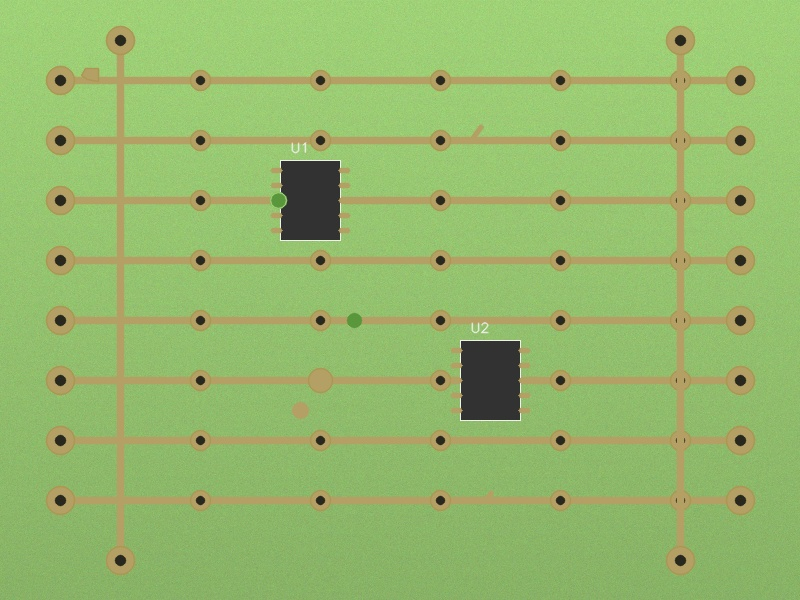
#> input picture data/samples/board_01_simple.jpg, 800 x 600 px
$ python -i preprocess.py   (imports and definitions only)
#> lines starting #> are read from the running program, lines starting #| are printed output that depends on the picture
"""Image preprocessing utilities for PCB defect detection.

PCB images often have low contrast, making subtle defects (spurs, open circuits)
hard to detect.  The functions here can be applied before inference to improve
detection accuracy on difficult images.
"""

import cv2
import numpy as np
from typing import Tuple


def enhance_contrast(image: np.ndarray) -> np.ndarray:
    """Apply CLAHE contrast enhancement (useful for low-contrast PCB images).

    Args:
        image: RGB image as uint8 numpy array (H, W, 3).

    Returns:
        Contrast-enhanced RGB image (uint8).
    """
    if image.dtype == np.float32 or image.dtype == np.float64:
        image = (image * 255).astype(np.uint8)

    lab = cv2.cvtColor(image, cv2.COLOR_RGB2LAB)
#> lab: shape (600, 800, 3); mean of channels 0, 1, 2 181.1, 102.6, 163.5
    l, a, b = cv2.split(lab)
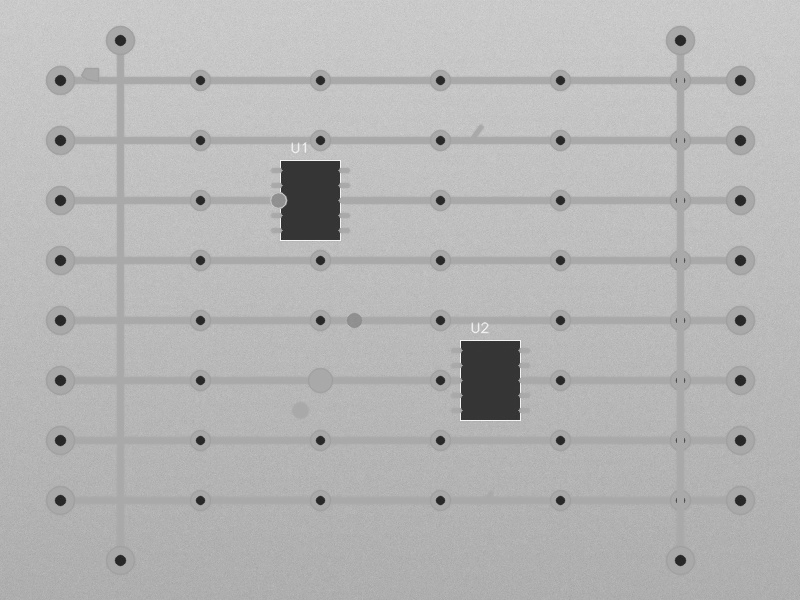
#> l: shape (600, 800); min 35, max 249, mean 181.1
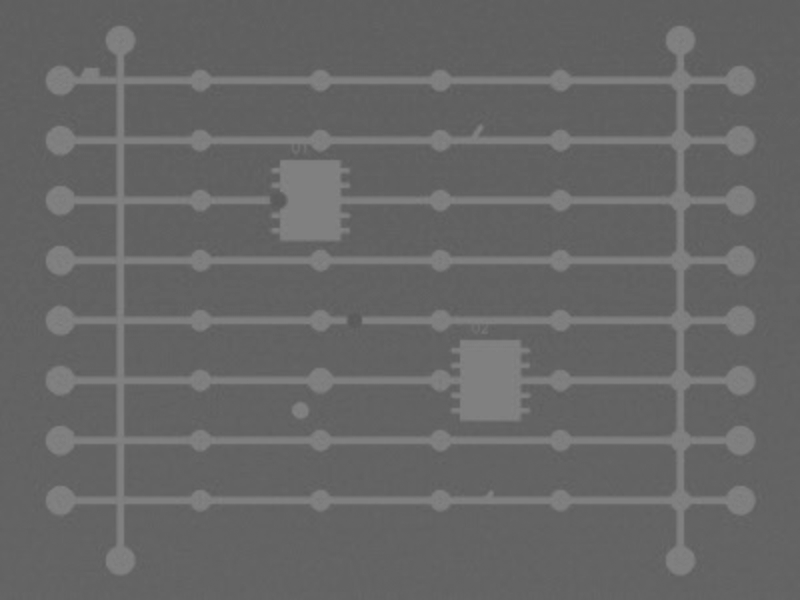
#> a: shape (600, 800); min 88, max 133, mean 102.6
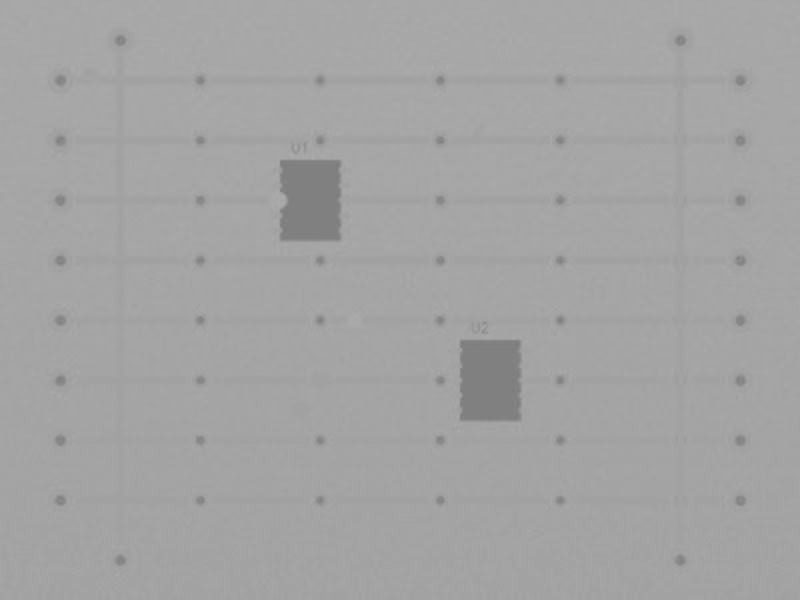
#> b: shape (600, 800); min 123, max 172, mean 163.5

    clahe = cv2.createCLAHE(clipLimit=2.0, tileGridSize=(8, 8))
    l_enhanced = clahe.apply(l)
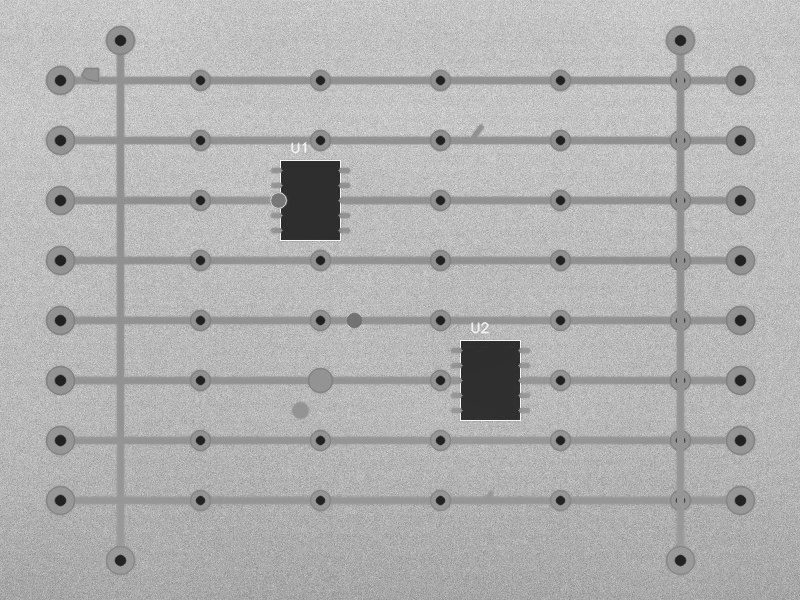
#> l_enhanced: shape (600, 800); min 27, max 251, mean 176.1

    lab_enhanced = cv2.merge((l_enhanced, a, b))
#> lab_enhanced: shape (600, 800, 3); mean of channels 0, 1, 2 176.1, 102.6, 163.5
    return cv2.cvtColor(lab_enhanced, cv2.COLOR_LAB2RGB)
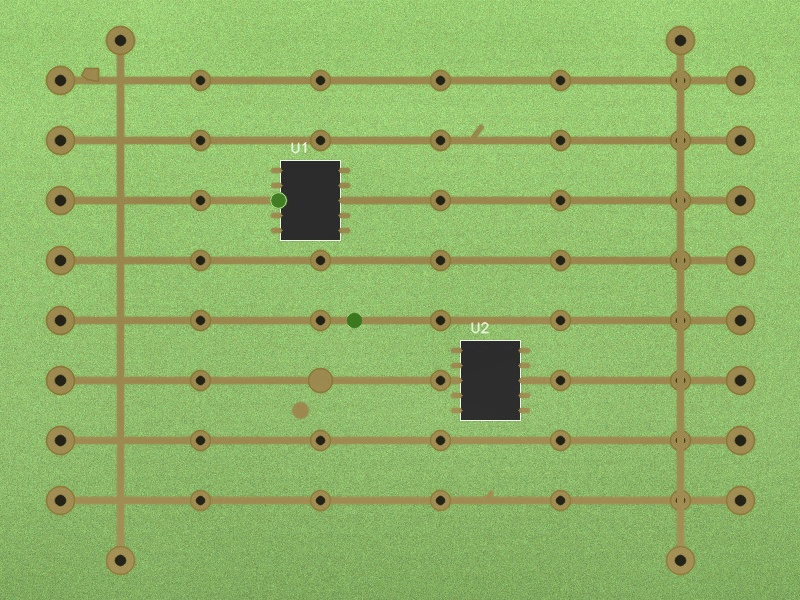
#> returned value: shape (600, 800, 3); mean R, G, B 143.7, 180.1, 102.4


def denoise(image: np.ndarray) -> np.ndarray:
    """Lightweight denoising (Gaussian + median blur).

    Args:
        image: RGB image as uint8 numpy array (H, W, 3).

    Returns:
        Denoised RGB image (uint8).
    """
    if image.dtype == np.float32 or image.dtype == np.float64:
        image = (image * 255).astype(np.uint8)

    image = cv2.GaussianBlur(image, (5, 5), 0)
    image = cv2.medianBlur(image, 3)
    return image


def resize_image(
    image: np.ndarray,
    target_size: Tuple[int, int] = (640, 640),
) -> np.ndarray:
    """Resize an image to the target size (RGB, uint8 or float32)."""
    return cv2.resize(image, target_size)

>>> import cv2
>>> picture = cv2.cvtColor(cv2.imread('../data/samples/board_01_simple.jpg'), cv2.COLOR_BGR2RGB)
>>> result = enhance_contrast(picture)

$ run again, on data/samples/board_02_grid.jpg
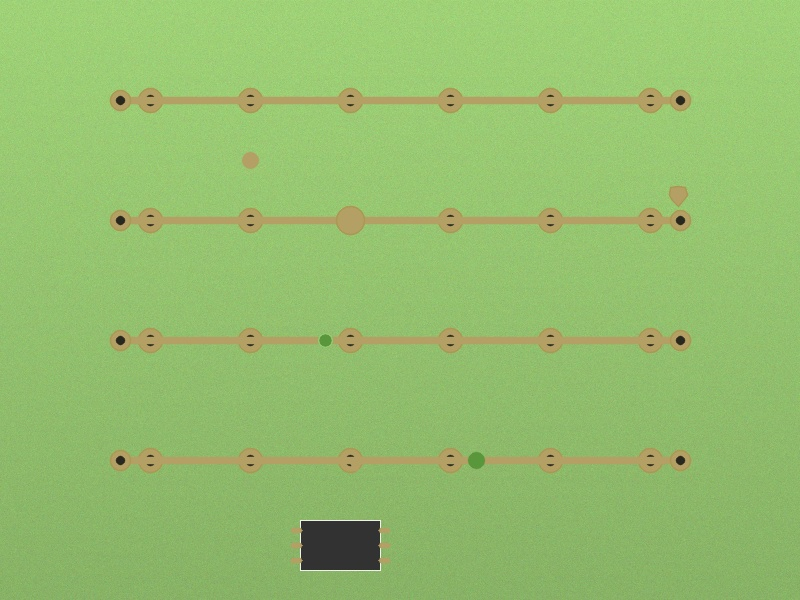
#> input picture data/samples/board_02_grid.jpg, 800 x 600 px
#> lab: shape (600, 800, 3); mean of channels 0, 1, 2 185.1, 99.9, 164.4
#> in enhance_contrast, `l_enhanced = clahe.apply(l)`:
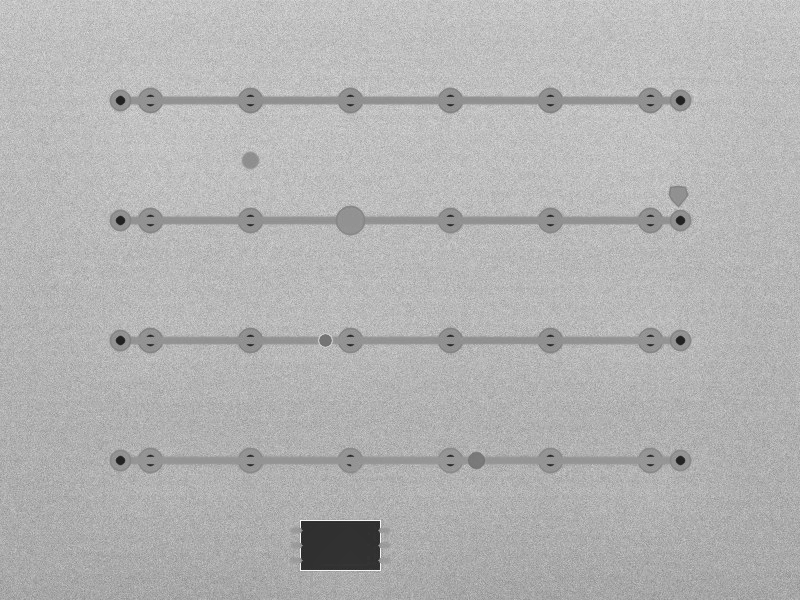
#> l_enhanced: shape (600, 800); min 29, max 250, mean 179
#> lab_enhanced: shape (600, 800, 3); mean of channels 0, 1, 2 179, 99.9, 164.4
#> in enhance_contrast, `return cv2.cvtColor(lab_enhanced, cv2.COLOR_LAB2RGB)`:
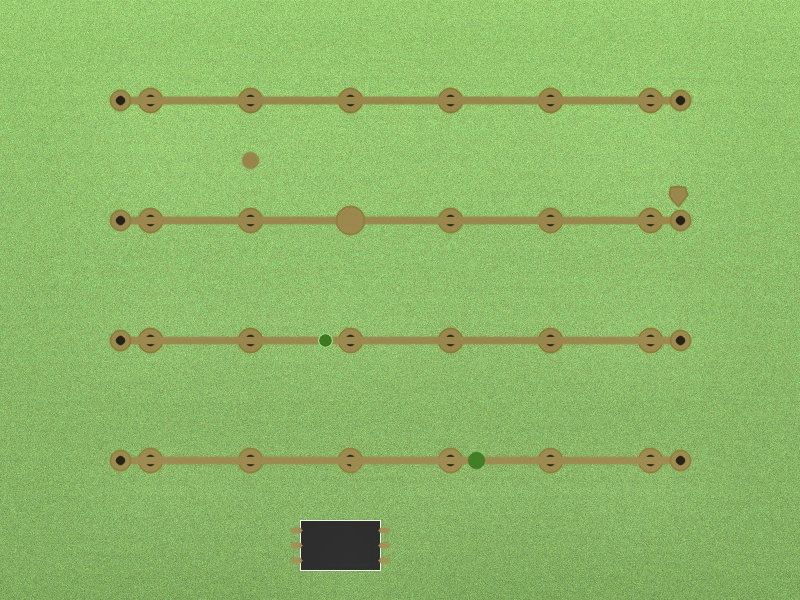
#> returned value: shape (600, 800, 3); mean R, G, B 142, 184.2, 103.4

$ run again, on data/samples/board_03_vertical.jpg
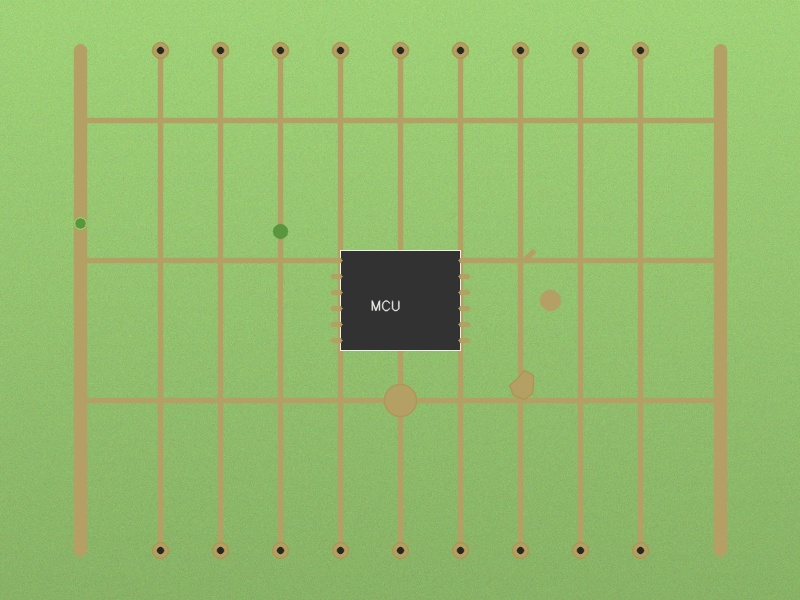
#> input picture data/samples/board_03_vertical.jpg, 800 x 600 px
#> lab: shape (600, 800, 3); mean of channels 0, 1, 2 182, 101.8, 163.6
#> in enhance_contrast, `l_enhanced = clahe.apply(l)`:
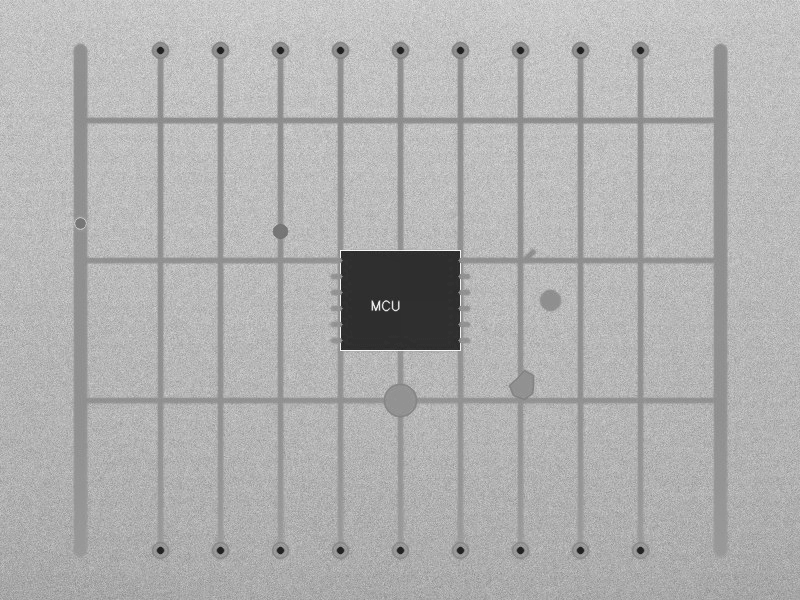
#> l_enhanced: shape (600, 800); min 29, max 249, mean 176.3
#> lab_enhanced: shape (600, 800, 3); mean of channels 0, 1, 2 176.3, 101.8, 163.6
#> in enhance_contrast, `return cv2.cvtColor(lab_enhanced, cv2.COLOR_LAB2RGB)`:
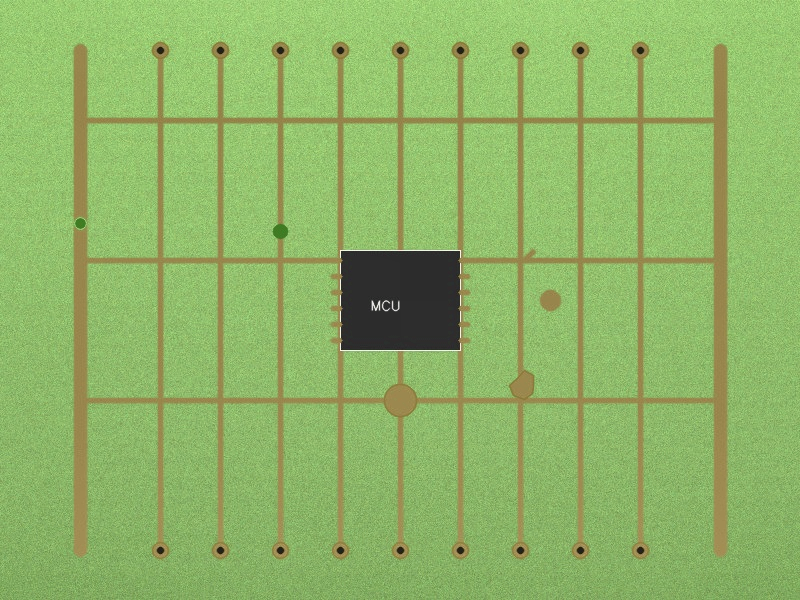
#> returned value: shape (600, 800, 3); mean R, G, B 142.5, 180.7, 102.4

$ run again, on data/samples/board_04_mixed_signal.jpg
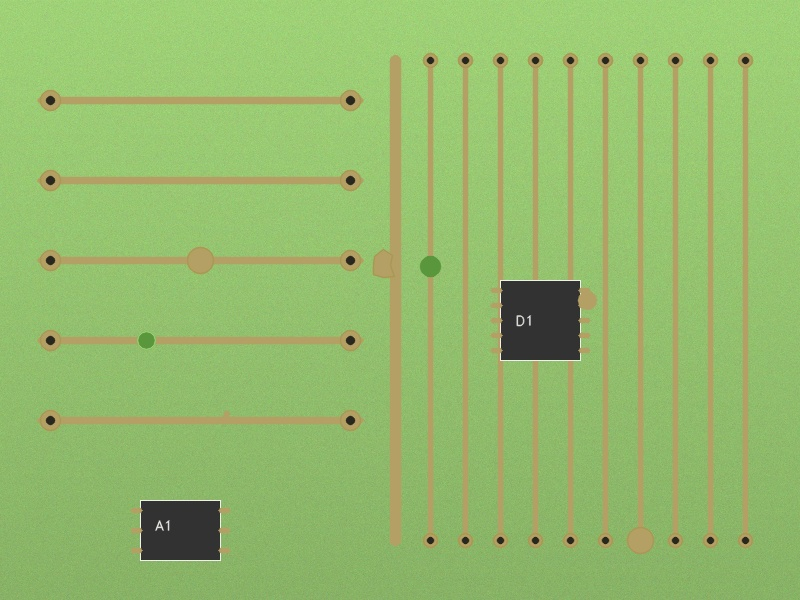
#> input picture data/samples/board_04_mixed_signal.jpg, 800 x 600 px
#> lab: shape (600, 800, 3); mean of channels 0, 1, 2 182.2, 101.7, 163.6
#> in enhance_contrast, `l_enhanced = clahe.apply(l)`:
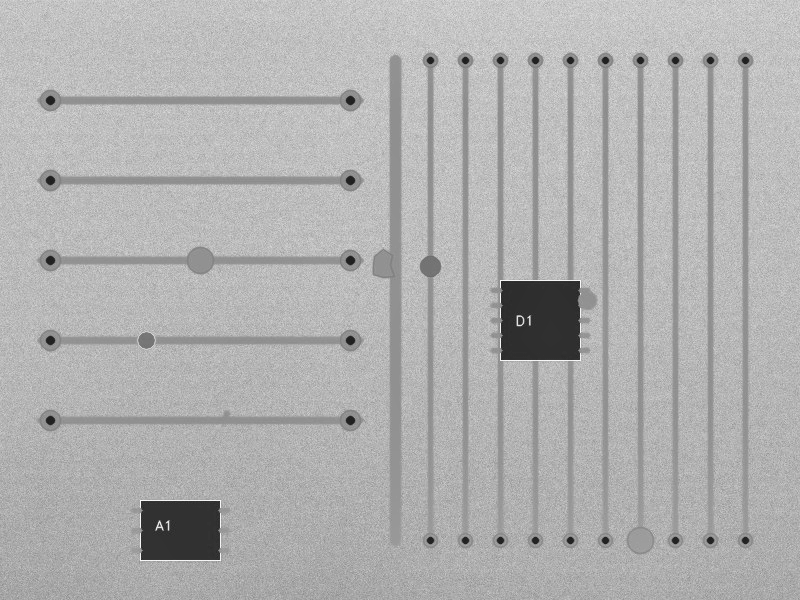
#> l_enhanced: shape (600, 800); min 26, max 251, mean 176.5
#> lab_enhanced: shape (600, 800, 3); mean of channels 0, 1, 2 176.5, 101.7, 163.6
#> in enhance_contrast, `return cv2.cvtColor(lab_enhanced, cv2.COLOR_LAB2RGB)`:
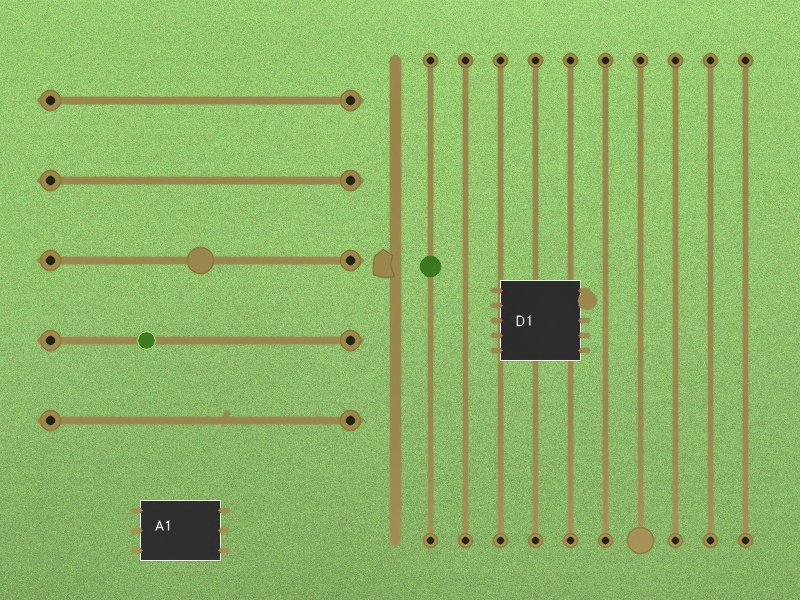
#> returned value: shape (600, 800, 3); mean R, G, B 142.5, 181, 102.5
